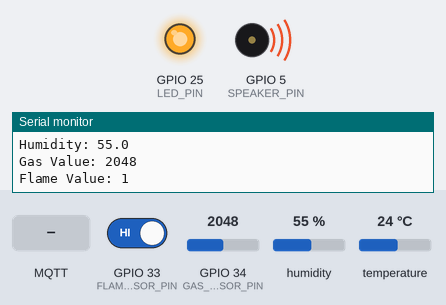
This sketch was run on a simulated ESP32. On the bench: output pins drawn as LEDs (lit = HIGH), buzzer (waves = sounding, pin HIGH), the last lines printed to the serial monitor. The inputs (shaded band) are chosen by the test bench; at power-on: GPIO 34 (GAS_SENSOR_PIN) = 2048, GPIO 33 (FLAME_SENSOR_PIN) HIGH, humidity 55 %, temperature 24 °C. WiFi joins after 1.5 s; servers stay silent unless stated; random numbers use the default seed unless the sketch sets one; no MQTT or app messages arrive unless stated.

Above: at 4.7 s.
4.8 s: MQTT message "/PTIT_Test/p/alert" arrives on the first subscribed topic
At 6.9 s:
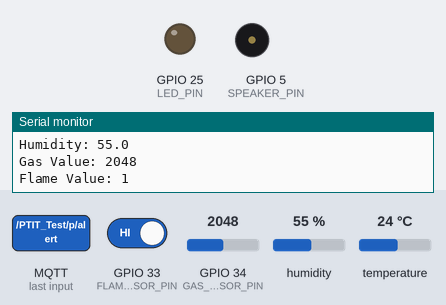
8.5 s: MQTT message "1" arrives on the first subscribed topic
At 10.1 s:
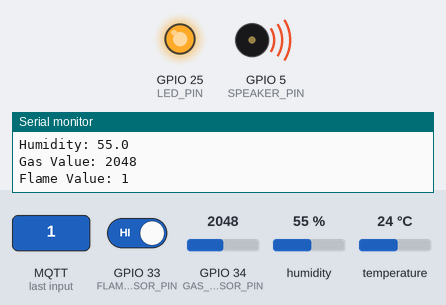
11.0 s: GPIO 34 (GAS_SENSOR_PIN) set to 852
12.7 s: GPIO 34 (GAS_SENSOR_PIN) set to 730
At 14.4 s:
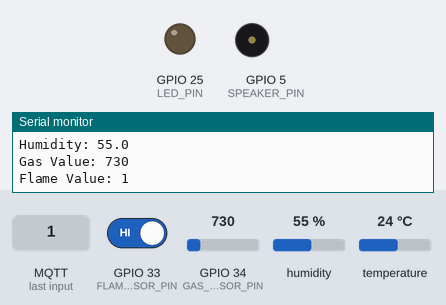
Timing chart, 0 to 15.9 s (numbered marks = the images above; inputs shaded):
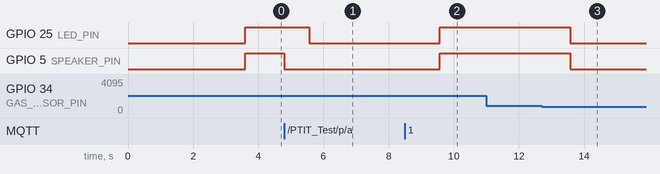

Measured:
- the behaviour switches between 801 and 800 on GPIO 34 (GAS_SENSOR_PIN) (found by bisection; images 2 and 3)
- after the input at 4.8 s, GPIO 25 (LED_PIN): HIGH → LOW after 0.77 s; GPIO 5 (SPEAKER_PIN): HIGH → LOW at once
- after the input at 8.5 s, GPIO 25 (LED_PIN), GPIO 5 (SPEAKER_PIN): LOW → HIGH after 1.1 s
- after the input at 12.7 s, GPIO 25 (LED_PIN), GPIO 5 (SPEAKER_PIN): HIGH → LOW after 0.87 s

The sketch:

Driver.ino
```cpp
#include <WiFi.h>
#include <PubSubClient.h>
#include <DHT.h>

// Khai báo chân kết nối với các cảm biến và thiết bị khác
const int DHT_PIN = 14;          // Chân kết nối với cảm biến nhiệt độ và độ ẩm DHT11
const int LED_PIN = 25;          // Chân kết nối với đèn LED
const int SPEAKER_PIN = 5;       // Chân kết nối với loa cảnh báo
const int GAS_SENSOR_PIN = 34;   // Chân kết nối với cảm biến khí gas
const int FLAME_SENSOR_PIN = 33; // Chân kết nối với cảm biến lửa
DHT dht(DHT_PIN, DHT11);         // Khởi tạo đối tượng DHT
int GAS_THRESHOLD = 800;         // Ngưỡng cảnh báo khí gas
int TEMP_THRESHOLD = 50;
int HUM_THRESHOLD = 100;
unsigned long lastAlertTime = 0;
bool alertEnabled = true;        // Khởi tạo biến để bật thông báo

// Thông tin kết nối WiFi và MQTT broker
const char* ssid = "P503";
const char* password = "503503503";
const char* mqtt_server = "broker.hivemq.com";

WiFiClient espClient;
PubSubClient client(espClient);
unsigned long lastMsg = 0;

// Hàm cài đặt kết nối WiFi
void setup_wifi() {
  delay(10);
  Serial.println();
  Serial.print("Connecting to ");
  Serial.println(ssid);
  WiFi.mode(WIFI_STA);
  WiFi.begin(ssid, password);
  while (WiFi.status() != WL_CONNECTED) {
    delay(500);
    Serial.print(".");
  }
  randomSeed(micros());
  Serial.println("");
  Serial.println("WiFi connected");
  Serial.println("IP address: ");
  Serial.println(WiFi.localIP());
}

// Hàm xử lý callback khi nhận được tin nhắn từ MQTT broker
void callback(char* topic, byte* payload, unsigned int length) {
  String temp;
  Serial.print("Message arrived [");
  Serial.print(topic);
  Serial.print("] ");
  for (int i = 0; i < length; i++) {
    temp += (char)payload[i];
  }
  Serial.println(temp);

  // Xử lý tin nhắn dựa trên chủ đề (topic) nhận được từ broker
  if (String(topic) == "/PTIT_Test/p/alert") {
    // Nhận giá trị từ topic "/PTIT_Test/p/alert" để tắt cảnh báo
    if (temp.toInt() == 0) {
      // Tắt cảnh báo
      alertEnabled = false;
      digitalWrite(SPEAKER_PIN, LOW);
      lastAlertTime = millis();
      Serial.print("The warning system has been turned off");
    } else {
      // Bật lại cảnh báo
      alertEnabled = true;
    }
  }
  else if (String(topic) == "/PTIT_Test/p/setupGas") {
    // Nhận giá trị từ topic "/PTIT_Test/p/setup" để cài đặt ngưỡng cảnh báo gas
    GAS_THRESHOLD = temp.toInt();
    Serial.print("Gas Threshold has been set to: ");
    Serial.println(GAS_THRESHOLD);
  }
  else if (String(topic) == "/PTIT_Test/p/setupTemp") {
    // Nhận giá trị từ topic "/PTIT_Test/p/setup" để cài đặt ngưỡng cảnh báo gas
    TEMP_THRESHOLD = temp.toInt();
    Serial.print("Temp Threshold has been set to: ");
    Serial.println(TEMP_THRESHOLD);
  }
  else if (String(topic) == "/PTIT_Test/p/setupHum") {
    // Nhận giá trị từ topic "/PTIT_Test/p/setup" để cài đặt ngưỡng cảnh báo gas
    HUM_THRESHOLD = temp.toInt();
    Serial.print("Hum Threshold has been set to: ");
    Serial.println(HUM_THRESHOLD);
  }
}

// Hàm kết nối lại đến MQTT broker
void reconnect() {
  while (!client.connected()) {
    Serial.print("Attempting MQTT connection...");
    String clientId = "ESP32Client-";
    clientId += String(random(0xffff), HEX);
    if (client.connect(clientId.c_str())) {
      Serial.println("Connected to " + clientId);

      client.publish("/PTIT_Test/p/mqtt", "PTIT_Test");

      client.subscribe("/PTIT_Test/p/alert");
      client.subscribe("/PTIT_Test/p/setupGas");
      client.subscribe("/PTIT_Test/p/setupTemp");
      client.subscribe("/PTIT_Test/p/setupHum");
    } else {
      Serial.print("failed, rc=");
      Serial.print(client.state());
      Serial.println(" try again in 5 seconds");
      delay(2000);
    }
  }
}

// Hàm cài đặt ban đầu
void setup() {
  Serial.begin(115200);
  setup_wifi();
  client.setServer(mqtt_server, 1883);
  client.setCallback(callback);
  dht.begin();
  delay(2000);
  pinMode(LED_PIN, OUTPUT);
  pinMode(SPEAKER_PIN, OUTPUT);
  pinMode(GAS_SENSOR_PIN, INPUT);
  pinMode(FLAME_SENSOR_PIN, INPUT);
}

// Hàm lặp chính
void loop() {
  // Kiểm tra kết nối đến MQTT broker, kết nối lại nếu cần
  if (!client.connected()) {
    reconnect();
  }
  client.loop();
  unsigned long now = millis();
  // Gửi dữ liệu đến MQTT broker mỗi 2 giây
  if (now - lastMsg > 2000) {
    lastMsg = now;

    // Đọc dữ liệu từ cảm biến và gửi đến broker
    float tempValue = dht.readTemperature();
    float humValue = dht.readHumidity();
    int gasValue = analogRead(GAS_SENSOR_PIN);
    int flameValue = digitalRead(FLAME_SENSOR_PIN);

    // Gửi dữ liệu đo đến MQTT broker
    String tempStr = String(tempValue, 2);
    client.publish("/PTIT_Test/p/temp", tempStr.c_str());
    String humStr = String(humValue, 1);
    client.publish("/PTIT_Test/p/hum", humStr.c_str());
    client.publish("/PTIT_Test/p/gas", String(gasValue).c_str());
    client.publish("/PTIT_Test/p/flame", String(flameValue).c_str());

    // In dữ liệu đo ra Serial Monitor
    Serial.print("Temperature: ");
    Serial.println(tempStr);
    Serial.print("Humidity: ");
    Serial.println(humStr);
    Serial.print("Gas Value: ");
    Serial.println(gasValue);
    Serial.print("Flame Value: ");
    Serial.println(flameValue);

    // Bật đèn và loa cảnh báo nếu phát hiện lửa và khí gas, và cảnh báo đang được bật
    if (alertEnabled && (flameValue == 0 || gasValue > GAS_THRESHOLD || tempValue > TEMP_THRESHOLD || humValue > HUM_THRESHOLD)) {
      digitalWrite(LED_PIN, HIGH);
      digitalWrite(SPEAKER_PIN, HIGH);
    } else {
      digitalWrite(LED_PIN, LOW);
      digitalWrite(SPEAKER_PIN, LOW);
    }

    // Kiểm tra thời gian từ khi cảnh báo được tắt, sau 5 phút, bật lại cảnh báo
     if (!alertEnabled && (now - lastAlertTime > 300000)) {
      alertEnabled = true;
      client.publish("/PTIT_Test/p/alert", "1");
    }
  }
}
```
